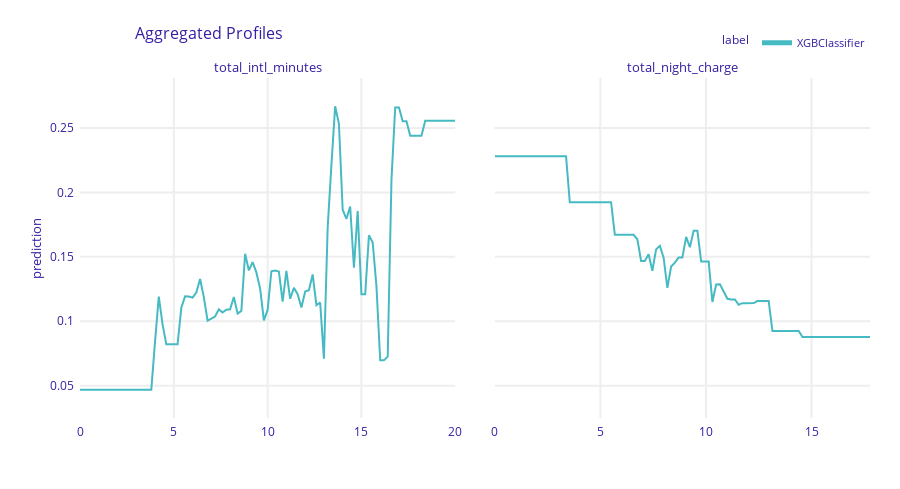

The code cell stored with this chart in its notebook:
### Markdown cell above
### 4. Compare CP, which is a local explanation, with PDP, which is a global explanation.

### Code cell
pdp = explainer.model_profile()
pdp.plot(variables=['total_intl_minutes', 'total_night_charge'])

### Figure 1 — Plotly figure (JSON) as saved in the notebook; plotly's stock layout.template omitted (floating-point values rounded to 4 significant figures; data arrays with more than 128 entries replaced by an {"elided": "..."} marker saying what was removed)
{"data": [{"customdata": {"elided": "101x3 mixed values"}, "hovertemplate": "<b>%{hovertext}</b><br><br>prediction=%{y:.3f}<br>mean_prediction=%{customdata[0]:.3f}<extra></extra>", "hovertext": ["XGBClassifier", "XGBClassifier", "XGBClassifier", "XGBClassifier", "XGBClassifier", "XGBClassifier", "XGBClassifier", "XGBClassifier", "XGBClassifier", "XGBClassifier", "XGBClassifier", "XGBClassifier", "XGBClassifier", "XGBClassifier", "XGBClassifier", "XGBClassifier", "XGBClassifier", "XGBClassifier", "XGBClassifier", "XGBClassifier", "XGBClassifier", "XGBClassifier", "XGBClassifier", "XGBClassifier", "XGBClassifier", "XGBClassifier", "XGBClassifier", "XGBClassifier", "XGBClassifier", "XGBClassifier", "XGBClassifier", "XGBClassifier", "XGBClassifier", "XGBClassifier", "XGBClassifier", "XGBClassifier", "XGBClassifier", "XGBClassifier", "XGBClassifier", "XGBClassifier", "XGBClassifier", "XGBClassifier", "XGBClassifier", "XGBClassifier", "XGBClassifier", "XGBClassifier", "XGBClassifier", "XGBClassifier", "XGBClassifier", "XGBClassifier", "XGBClassifier", "XGBClassifier", "XGBClassifier", "XGBClassifier", "XGBClassifier", "XGBClassifier", "XGBClassifier", "XGBClassifier", "XGBClassifier", "XGBClassifier", "XGBClassifier", "XGBClassifier", "XGBClassifier", "XGBClassifier", "XGBClassifier", "XGBClassifier", "XGBClassifier", "XGBClassifier", "XGBClassifier", "XGBClassifier", "XGBClassifier", "XGBClassifier", "XGBClassifier", "XGBClassifier", "XGBClassifier", "XGBClassifier", "XGBClassifier", "XGBClassifier", "XGBClassifier", "XGBClassifier", "XGBClassifier", "XGBClassifier", "XGBClassifier", "XGBClassifier", "XGBClassifier", "XGBClassifier", "XGBClassifier", "XGBClassifier", "XGBClassifier", "XGBClassifier", "XGBClassifier", "XGBClassifier", "XGBClassifier", "XGBClassifier", "XGBClassifier", "XGBClassifier", "XGBClassifier", "XGBClassifier", "XGBClassifier", "XGBClassifier", "XGBClassifier"], "legendgroup": "XGBClassifier", "line": {"color": "#46bac2", "dash": "solid", "width": 2}, "marker": {"symbol": "circle"}, "mode": "lines", "name": "XGBClassifier", "opacity": 1, "orientation": "v", "showlegend": true, "type": "scatter", "x": [0, 0.2, 0.4, 0.6, 0.8, 1, 1.2, 1.4, 1.6, 1.8, 2, 2.2, 2.4, 2.6, 2.8, 3, 3.2, 3.4, 3.6, 3.8, 4, 4.2, 4.4, 4.6, 4.8, 5, 5.2, 5.4, 5.6, 5.8, 6, 6.2, 6.4, 6.6, 6.8, 7, 7.2, 7.4, 7.6, 7.8, 8, 8.2, 8.4, 8.6, 8.8, 9, 9.2, 9.4, 9.6, 9.8, 10, 10.2, 10.4, 10.6, 10.8, 11, 11.2, 11.4, 11.6, 11.8, 12, 12.2, 12.4, 12.6, 12.8, 13, 13.2, 13.4, 13.6, 13.8, 14, 14.2, 14.4, 14.6, 14.8, 15, 15.2, 15.4, 15.6, 15.8, 16, 16.2, 16.4, 16.6, 16.8, 17, 17.2, 17.4, 17.6, 17.8, 18, 18.2, 18.4, 18.6, 18.8, 19, 19.2, 19.4, 19.6, 19.8, 20], "xaxis": "x", "y": [0.04688, 0.04688, 0.04688, 0.04688, 0.04688, 0.04688, 0.04688, 0.04688, 0.04688, 0.04688, 0.04688, 0.04688, 0.04688, 0.04688, 0.04688, 0.04688, 0.04688, 0.04688, 0.04688, 0.04688, 0.08441, 0.1191, 0.09755, 0.08208, 0.08208, 0.08208, 0.08208, 0.1104, 0.1193, 0.1191, 0.1183, 0.1222, 0.1327, 0.1187, 0.1004, 0.102, 0.1036, 0.1092, 0.1068, 0.1089, 0.1093, 0.1189, 0.1059, 0.108, 0.1523, 0.1394, 0.1458, 0.1379, 0.1254, 0.1006, 0.1088, 0.1388, 0.1394, 0.1386, 0.1152, 0.139, 0.1174, 0.1259, 0.121, 0.1107, 0.1231, 0.124, 0.1363, 0.1125, 0.1145, 0.07099, 0.1727, 0.2214, 0.2668, 0.2533, 0.1865, 0.1795, 0.189, 0.1415, 0.1856, 0.121, 0.121, 0.1667, 0.1611, 0.1273, 0.06963, 0.06963, 0.07254, 0.2096, 0.2659, 0.2659, 0.2552, 0.2552, 0.2439, 0.2439, 0.2439, 0.2439, 0.2556, 0.2556, 0.2556, 0.2556, 0.2556, 0.2556, 0.2556, 0.2556, 0.2556], "yaxis": "y"}, {"customdata": {"elided": "101x3 mixed values"}, "hovertemplate": "<b>%{hovertext}</b><br><br>prediction=%{y:.3f}<br>mean_prediction=%{customdata[0]:.3f}<extra></extra>", "hovertext": ["XGBClassifier", "XGBClassifier", "XGBClassifier", "XGBClassifier", "XGBClassifier", "XGBClassifier", "XGBClassifier", "XGBClassifier", "XGBClassifier", "XGBClassifier", "XGBClassifier", "XGBClassifier", "XGBClassifier", "XGBClassifier", "XGBClassifier", "XGBClassifier", "XGBClassifier", "XGBClassifier", "XGBClassifier", "XGBClassifier", "XGBClassifier", "XGBClassifier", "XGBClassifier", "XGBClassifier", "XGBClassifier", "XGBClassifier", "XGBClassifier", "XGBClassifier", "XGBClassifier", "XGBClassifier", "XGBClassifier", "XGBClassifier", "XGBClassifier", "XGBClassifier", "XGBClassifier", "XGBClassifier", "XGBClassifier", "XGBClassifier", "XGBClassifier", "XGBClassifier", "XGBClassifier", "XGBClassifier", "XGBClassifier", "XGBClassifier", "XGBClassifier", "XGBClassifier", "XGBClassifier", "XGBClassifier", "XGBClassifier", "XGBClassifier", "XGBClassifier", "XGBClassifier", "XGBClassifier", "XGBClassifier", "XGBClassifier", "XGBClassifier", "XGBClassifier", "XGBClassifier", "XGBClassifier", "XGBClassifier", "XGBClassifier", "XGBClassifier", "XGBClassifier", "XGBClassifier", "XGBClassifier", "XGBClassifier", "XGBClassifier", "XGBClassifier", "XGBClassifier", "XGBClassifier", "XGBClassifier", "XGBClassifier", "XGBClassifier", "XGBClassifier", "XGBClassifier", "XGBClassifier", "XGBClassifier", "XGBClassifier", "XGBClassifier", "XGBClassifier", "XGBClassifier", "XGBClassifier", "XGBClassifier", "XGBClassifier", "XGBClassifier", "XGBClassifier", "XGBClassifier", "XGBClassifier", "XGBClassifier", "XGBClassifier", "XGBClassifier", "XGBClassifier", "XGBClassifier", "XGBClassifier", "XGBClassifier", "XGBClassifier", "XGBClassifier", "XGBClassifier", "XGBClassifier", "XGBClassifier", "XGBClassifier"], "legendgroup": "XGBClassifier", "line": {"color": "#46bac2", "dash": "solid", "width": 2}, "marker": {"symbol": "circle"}, "mode": "lines", "name": "XGBClassifier", "opacity": 1, "orientation": "v", "showlegend": false, "type": "scatter", "x": [0, 0.1777, 0.3554, 0.5331, 0.7108, 0.8885, 1.066, 1.244, 1.422, 1.599, 1.777, 1.955, 2.132, 2.31, 2.488, 2.665, 2.843, 3.021, 3.199, 3.376, 3.554, 3.732, 3.909, 4.087, 4.265, 4.442, 4.62, 4.798, 4.976, 5.153, 5.331, 5.509, 5.686, 5.864, 6.042, 6.22, 6.397, 6.575, 6.753, 6.93, 7.108, 7.286, 7.463, 7.641, 7.819, 7.997, 8.174, 8.352, 8.53, 8.707, 8.885, 9.063, 9.24, 9.418, 9.596, 9.774, 9.951, 10.13, 10.31, 10.48, 10.66, 10.84, 11.02, 11.2, 11.37, 11.55, 11.73, 11.91, 12.08, 12.26, 12.44, 12.62, 12.79, 12.97, 13.15, 13.33, 13.51, 13.68, 13.86, 14.04, 14.22, 14.39, 14.57, 14.75, 14.93, 15.1, 15.28, 15.46, 15.64, 15.82, 15.99, 16.17, 16.35, 16.53, 16.7, 16.88, 17.06, 17.24, 17.41, 17.59, 17.77], "xaxis": "x2", "y": [0.2281, 0.2281, 0.2281, 0.2281, 0.2281, 0.2281, 0.2281, 0.2281, 0.2281, 0.2281, 0.2281, 0.2281, 0.2281, 0.2281, 0.2281, 0.2281, 0.2281, 0.2281, 0.2281, 0.2281, 0.1924, 0.1924, 0.1924, 0.1924, 0.1924, 0.1924, 0.1924, 0.1924, 0.1924, 0.1924, 0.1924, 0.1924, 0.1671, 0.1671, 0.1671, 0.1671, 0.167, 0.167, 0.1636, 0.1467, 0.1467, 0.1521, 0.1392, 0.1558, 0.1586, 0.1493, 0.1258, 0.1424, 0.1455, 0.1494, 0.1494, 0.1655, 0.1574, 0.1703, 0.1703, 0.1464, 0.1464, 0.1464, 0.115, 0.1286, 0.1286, 0.1232, 0.1174, 0.1169, 0.1169, 0.1128, 0.114, 0.114, 0.114, 0.1141, 0.1156, 0.1156, 0.1156, 0.1156, 0.09241, 0.09241, 0.09241, 0.09241, 0.09241, 0.09241, 0.09241, 0.09241, 0.0878, 0.0878, 0.0878, 0.0878, 0.0878, 0.0878, 0.0878, 0.0878, 0.0878, 0.0878, 0.0878, 0.0878, 0.0878, 0.0878, 0.0878, 0.0878, 0.0878, 0.0878, 0.0878], "yaxis": "y2"}], "layout": {"annotations": [{"font": {"size": 13}, "showarrow": false, "text": "total_intl_minutes", "x": 0.2375, "xanchor": "center", "xref": "paper", "y": 1, "yanchor": "bottom", "yref": "paper"}, {"font": {"size": 13}, "showarrow": false, "text": "total_night_charge", "x": 0.7625, "xanchor": "center", "xref": "paper", "y": 1, "yanchor": "bottom", "yref": "paper"}, {"font": {"size": 13}, "showarrow": false, "text": "prediction", "textangle": -90, "x": -0.07, "xref": "paper", "y": 0.5, "yref": "paper"}], "font": {"color": "#371ea3"}, "height": 489, "hovermode": "x unified", "legend": {"font": {"size": 11}, "itemsizing": "constant", "orientation": "h", "title": {"font": {"size": 12}, "text": "label"}, "tracegroupgap": 0, "x": 1, "xanchor": "right", "y": 1.061, "yanchor": "bottom"}, "margin": {"b": 71, "r": 30, "t": 78}, "title": {"font": {"size": 16}, "text": "Aggregated Profiles", "x": 0.15}, "xaxis": {"anchor": "y", "automargin": true, "domain": [0, 0.475], "fixedrange": true, "gridwidth": 2, "showticklabels": true, "tickcolor": "white", "ticklen": 3, "ticks": "outside", "title": {"text": ""}, "type": "linear", "zeroline": false}, "xaxis2": {"anchor": "y2", "automargin": true, "domain": [0.525, 1], "fixedrange": true, "gridwidth": 2, "showticklabels": true, "tickcolor": "white", "ticklen": 3, "ticks": "outside", "title": {"text": ""}, "type": "linear", "zeroline": false}, "yaxis": {"anchor": "x", "automargin": true, "domain": [0, 1], "fixedrange": true, "gridwidth": 2, "range": [0.02489, 0.2888], "tickcolor": "white", "ticklen": 3, "ticks": "outside", "title": {"text": ""}, "type": "linear", "zeroline": false}, "yaxis2": {"anchor": "x2", "automargin": true, "domain": [0, 1], "fixedrange": true, "gridwidth": 2, "matches": "y", "showticklabels": false, "tickcolor": "white", "ticklen": 3, "ticks": "outside", "title": {"text": ""}, "type": "linear", "zeroline": false}}}
